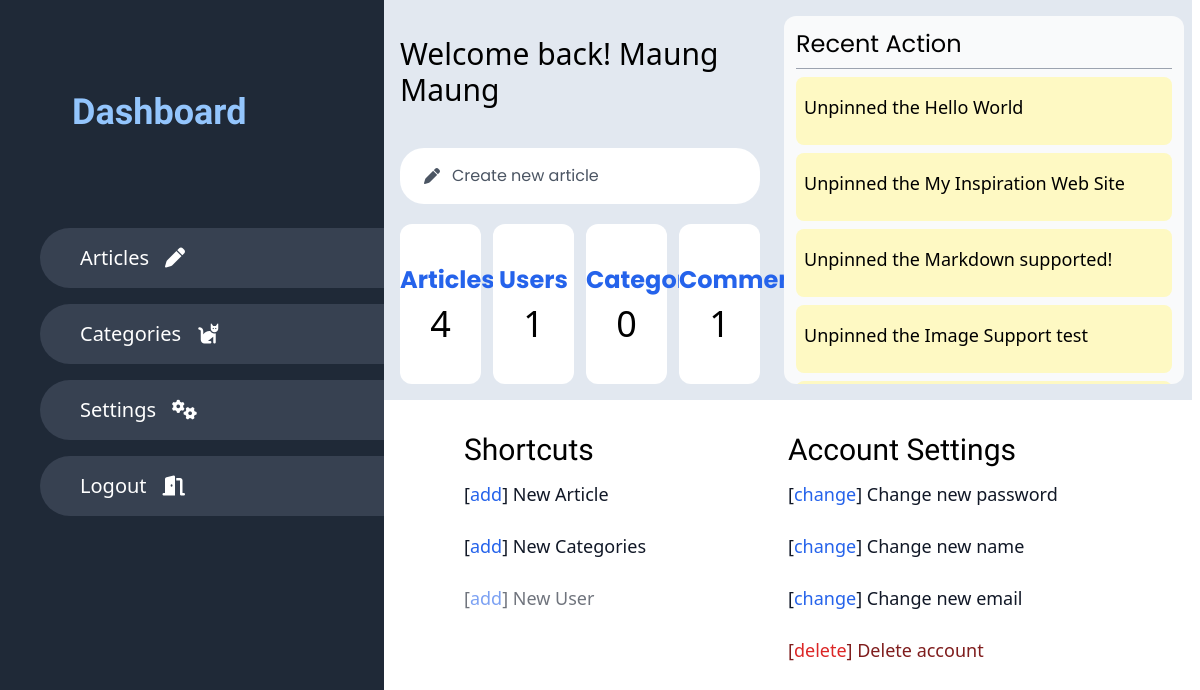
Page /dashboard/ (signed in) on the earlier database version.
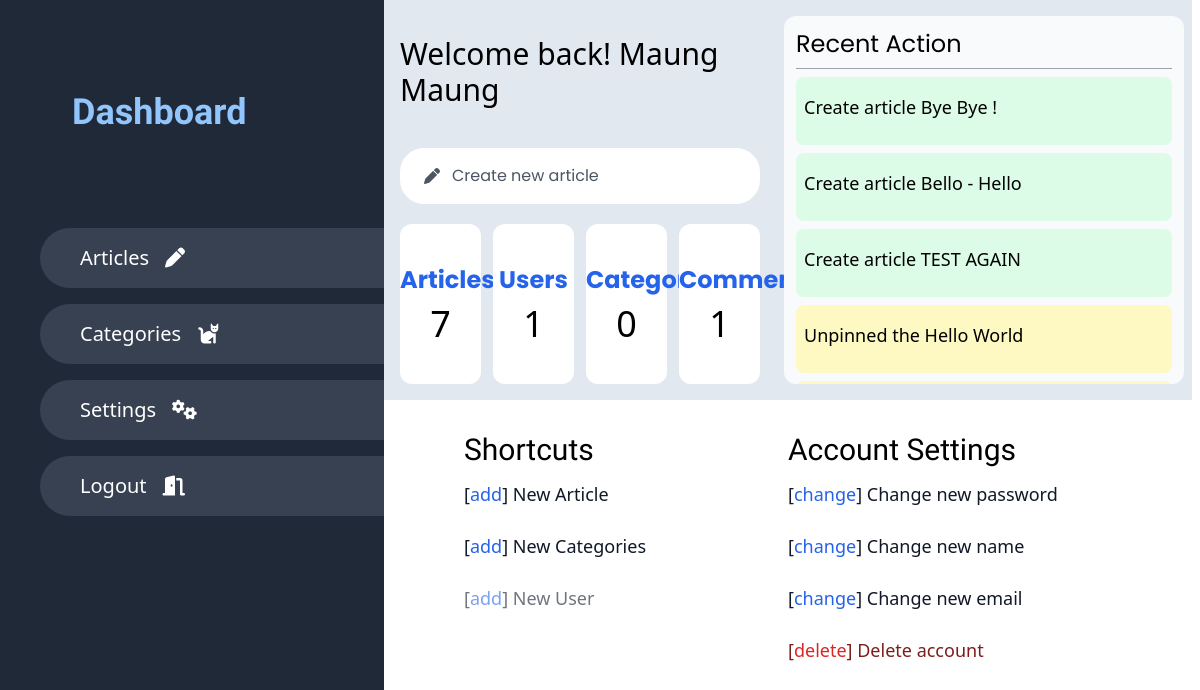
Same page on the later database version.
### dashboard/models.py (models this page shows, shortened)
class Action(models.Model):
    msg = models.CharField(max_length=300)
    type = models.CharField(max_length=1)
    user = models.ForeignKey(User, on_delete=models.CASCADE)

### dashboard/views.py (the view)
# urls.py: 2. Add a URL to urlpatterns:  path('', views.home, name='home')
def home(request):
    articles_count = Article.objects.all().order_by('-pk').count()
    users_count = User.objects.all().order_by('-pk').count()
    comments_count = Comment.objects.all().order_by('-pk').count()
    category_count = Category.objects.all().order_by('-pk').count()
    actions = Action.objects.filter(user=request.user.pk).order_by('-pk')[:10]
    return render(request, 'dashboard/home.html', {
        "actions": actions,
        "articles_count": articles_count,
        "users_count": users_count,
        "comments_count": comments_count,
        "category_count": category_count,
    })

### templates/dashboard/home.html (shortened to what this page needs)
{% extends 'dashboard-base.html' %}
{% block main %}
<section class="relative">
    <div class="grid grid-cols-1 md:grid-cols-[3fr_2fr] h-[400px] bg-slate-200 px-2 py-4 gap-x-4">
        <div class="w-full px-2">
            <p class="text-3xl py-5">Welcome back! {{request.user.get_full_name}}</p>
            <a href="{% url 'dashboard-new-articles' %}" class="flex gap-x-3 cursor-text items-center my-5 font-poppins w-full rounded-3xl bg-white py-4 px-6 text-gray-600">
                <i class="fa-solid fa-pen"></i>Create new article
            </a>
            <div class="grid grid-cols-4 md:grid-cols-2 lg:grid-cols-4 gap-3">
                <div class="bg-white rounded-xl text-center py-10">
                    <p class="text-2xl font-poppins pb-2 text-blue-600 font-bold">Articles</p>
                    <p class="text-4xl">{{articles_count}}</p>
                </div>
                <div class="bg-white rounded-xl text-center py-10">
                    <p class="text-2xl font-poppins pb-2 text-blue-600 font-bold">Users</p>
                    <p class="text-4xl">{{users_count}}</p>
                </div>
                <div class="bg-white rounded-xl text-center py-10">
                    <p class="text-2xl font-poppins pb-2 text-blue-600 font-bold">Category</p>
                    <p class="text-4xl">{{category_count}}</p>
                </div>
                <div class="bg-white rounded-xl text-center py-10">
                    <p class="text-2xl font-poppins pb-2 text-blue-600 font-bold">Comments</p>
                    <p class="text-4xl">{{comments_count}}</p>
                </div>
            </div>
        </div>
        <div class="bg-gray-50 p-3 w-[400px] max-h-[400px] overflow-auto rounded-xl">
            <p class="text-2xl font-poppins border-b pb-2 border-gray-400">Recent Action</p>
            {% for action in actions %}
                {% if action.type == 'c' %}
                <div class="w-full py-4 bg-green-100 px-2 rounded-lg my-2 overflow-auto">
                {% elif action.type == 'd' %}
                <div class="w-full py-4 bg-red-100 px-2 rounded-lg my-2 overflow-auto">
                {% elif action.type == 'u' %}
                <div class="w-full py-4 bg-yellow-100 px-2 rounded-lg my-2 overflow-auto">
                {% elif action.type == 'i' %}
                <div class="w-full py-4 bg-gray-100 px-2 rounded-lg my-2 overflow-auto">
                {% endif %}
                    <p class="text-lg text-black pb-2">{{action.msg}}</p>
                </div>
            {% endfor %}
        </div>
    </div>
    <div class="md:px-6 lg:px-20 w-full h-full grid grid-cols-2">
        <div>
            <p class="text-3xl font-medium font-mukta pt-8">Shortcuts</p>
            <p class="text-lg text-gray-900 font-medium py-3">
                [<a href="{% url 'dashboard-new-articles' %}" class="text-blue-600">add</a>] New Article
            </p>
            <p class="text-lg text-gray-900 font-medium py-3">
                [<a href="{% url 'dashboard-categories' %}" class="text-blue-600">add</a>] New Categories
            </p>
            <p class="text-lg text-gray-900 font-medium py-3 opacity-60 cursor-not-allowed">
                [<span class="text-blue-600">add</span>] New User
            </p>
        </div>
        <div>
            <p class="text-3xl font-medium font-mukta pt-8">Account Settings</p>
            <p class="text-lg text-gray-900 font-medium py-3">
                [<a href="{% url 'dashboard-settings' %}" class="text-blue-600">change</a>] Change new password
            </p>
            <p class="text-lg text-gray-900 font-medium py-3">
                [<a href="{% url 'dashboard-settings' %}" class="text-blue-600">change</a>] Change new name
            </p>
            <p class="text-lg text-gray-900 font-medium py-3">
                [<a href="{% url 'dashboard-settings' %}" class="text-blue-600">change</a>] Change new email
            </p>
            <p class="text-lg text-red-900 font-medium py-3">
                [<span class="text-red-600">delete</span>] Delete account
            </p>
        </div>
    </div>
</section>
{% endblock main %}

Differences in the rows shown:
no longer on this page (row unchanged): Action: msg "Unpinned the My Inspiration Web Site"
no longer on this page (row unchanged): Action: msg "Unpinned the Markdown supported!"
no longer on this page (row unchanged): Action: msg "Unpinned the Image Support test"
added Action: msg "Create article Bye Bye !"
added Action: msg "Create article Bello - Hello"
added Action: msg "Create article TEST AGAIN"
Other differences:
{{ articles_count }}: "4" → "7"
